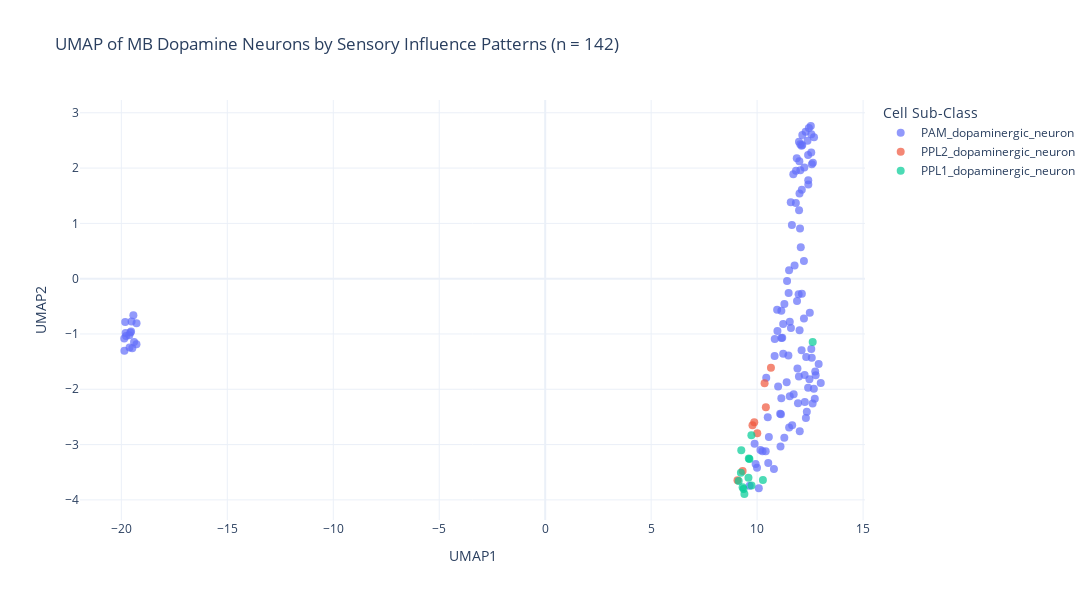
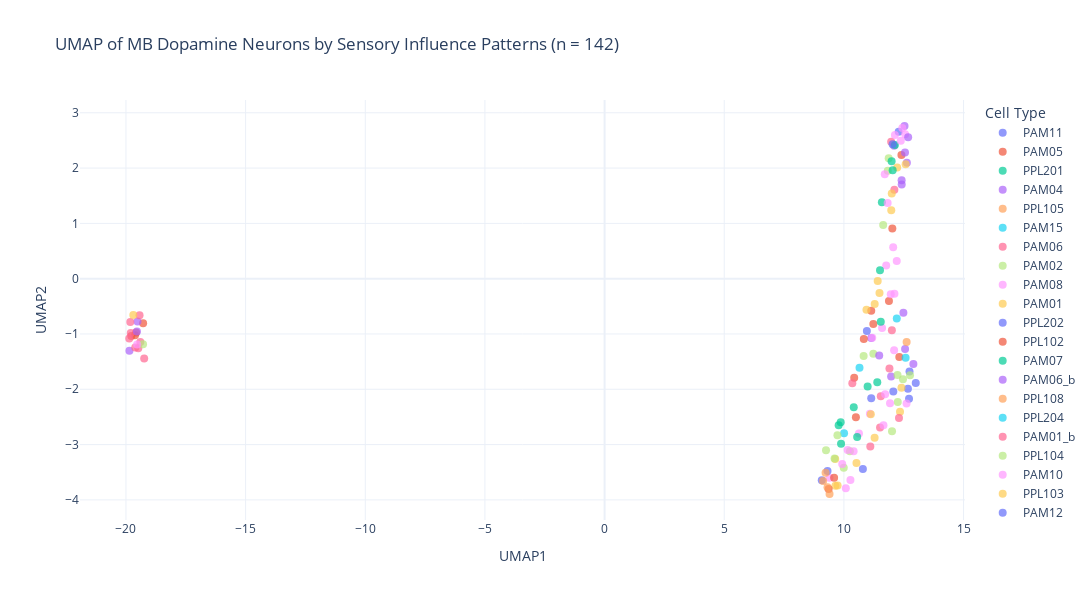

The cell these charts' notebook holds for them, in order:
### Markdown cell above
## Visualisation: UMAP of Influence Patterns

We can also visualise the influence patterns using UMAP, where each point is a dopaminergic neuron:

### Code cell
# Aggregate influence by individual neuron
all_influence_scores_n = all_influence_scores.groupby(
    ['source', 'id']
).agg({
    'Influence_score_(unsigned)': 'sum',
    'adjusted_influence': 'sum',
    'target_type': 'first',
    'target_class': 'first'
}).reset_index().rename(columns={
    'Influence_score_(unsigned)': 'influence'
})

all_influence_scores_n = all_influence_scores_n[
    all_influence_scores_n['id'].notna() & 
    all_influence_scores_n['source'].notna()
]

# Create matrix: rows = neurons, columns = sensory sub-classes
influence_matrix_umap = all_influence_scores_n.pivot(
    index='id',
    columns='source',
    values='adjusted_influence'
).fillna(0)

print(f"UMAP input matrix: {influence_matrix_umap.shape[0]} neurons x {influence_matrix_umap.shape[1]} sensory sub-classes\n")

# Run UMAP
import umap.umap_ as umap_lib

reducer = umap_lib.UMAP(n_neighbors=15, min_dist=0.1, random_state=42)
umap_result = reducer.fit_transform(influence_matrix_umap.values)

# Create data frame for plotting
umap_df = pd.DataFrame({
    'id': influence_matrix_umap.index,
    'UMAP1': umap_result[:, 0],
    'UMAP2': umap_result[:, 1]
}).merge(
    meta[['banc_746_id', 'cell_type', 'cell_sub_class', 'cell_class']].drop_duplicates(),
    left_on='id',
    right_on='banc_746_id'
)

# Plot by cell sub-class
fig = px.scatter(
    umap_df,
    x='UMAP1',
    y='UMAP2',
    color='cell_sub_class',
    title=f'UMAP of MB Dopamine Neurons by Sensory Influence Patterns (n = {len(umap_df)})',
    labels={'cell_sub_class': 'Cell Sub-Class'},
    width=1200,
    height=600,
    template='plotly_white'
)

fig.update_traces(marker=dict(size=8, opacity=0.7))
fig.write_html(f"{IMG_DIR}/{DATASET}_influence_umap_subclass.html")
fig.show()

# Plot by cell type
fig = px.scatter(
    umap_df,
    x='UMAP1',
    y='UMAP2',
    color='cell_type',
    title=f'UMAP of MB Dopamine Neurons by Sensory Influence Patterns (n = {len(umap_df)})',
    labels={'cell_type': 'Cell Type'},
    width=1200,
    height=600,
    template='plotly_white'
)

fig.update_traces(marker=dict(size=8, opacity=0.7))
fig.write_html(f"{IMG_DIR}/{DATASET}_influence_umap_type.html")
fig.show()

### Figure 1 — Plotly figure (JSON) as saved in the notebook; plotly's stock layout.template omitted (floating-point values rounded to 4 significant figures)
{"data": [{"hovertemplate": "Cell Sub-Class=PAM_dopaminergic_neuron<br>UMAP1=%{x}<br>UMAP2=%{y}<extra></extra>", "legendgroup": "PAM_dopaminergic_neuron", "marker": {"color": "#636efa", "opacity": 0.7, "size": 8, "symbol": "circle"}, "mode": "markers", "name": "PAM_dopaminergic_neuron", "orientation": "v", "showlegend": true, "type": "scatter", "x": [12.74, 12.02, 12.42, 12.58, -19.4, 11.83, 12.63, 12.11, -19.52, -19.78, 10.52, 12.23, -19.8, 11.23, 11.98, 9.994, 12.68, -19.48, 12.47, 10.99, -19.29, 10.43, 10.41, -19.57, 10.16, 12.01, -19.61, -19.62, 11.41, -19.54, 11.54, 12.1, 12.9, 11.29, 12.35, 12.25, 12.21, 10.25, 11.1, 12.56, 11.96, 12.72, 12.4, 11.77, 11.87, 12.49, 11.14, 11.39, 12.41, 12.38, 11.51, 13.0, -19.82, -19.28, 11.9, 11.83, 12.04, 10.83, 12.41, 10.96, 11.97, 11.64, 11.23, 10.55, 11.93, 12.76, 11.48, 9.646, 12.62, 11.97, 10.08, 12.1, 11.54, 11.09, 12.21, 12.29, 12.56, 12.32, 10.82, 11.51, 12.24, -19.86, 11.49, 12.0, 12.53, 12.55, -19.86, 11.18, 12.04, -19.43, 11.65, 12.13, 12.3, 12.06, 12.58, 11.14, 11.13, 11.59, 12.68, 11.72, 12.0, 10.94, 11.88, 11.28, 10.79, 11.14, 11.71, 11.99, 11.59, 12.13, 9.929, 10.5, 9.881, 12.44, 12.11], "xaxis": "x", "y": [-1.679, 0.9095, 1.705, -1.43, -1.144, 1.953, 2.095, -0.2716, -0.7743, -1.035, -3.334, 2.012, -0.9842, -1.355, 1.237, -3.419, -1.99, -1.259, -1.819, -1.952, -1.186, -1.79, -3.12, -0.9723, -3.1, -2.76, -1.243, -1.021, -0.04148, -0.9546, -2.127, -1.294, -1.543, -0.4566, -2.405, -2.231, 0.3211, -3.121, -3.035, -1.271, -0.2829, -2.17, 2.235, 0.2366, 2.176, -0.6159, -0.5786, -1.873, -1.973, 2.494, 0.1535, -1.888, -0.7853, -0.8061, -1.626, 1.368, 2.43, -1.089, 1.778, -0.9461, -1.77, 0.9715, -0.8215, -2.864, -2.251, -1.748, -1.389, -3.744, -2.257, 2.475, -3.788, 2.404, -0.7803, -2.44, -0.7191, 2.656, 2.612, -1.416, -1.398, -2.69, -1.74, -1.303, -0.2606, -0.9324, 2.761, 2.284, -1.081, -1.069, 1.961, -0.66, -2.65, 2.6, -2.519, 0.5672, 2.069, -2.163, -2.454, -0.8906, 2.557, -2.089, 1.538, -0.5638, -0.4039, -2.876, -3.44, -1.071, 1.886, 2.121, 1.38, 2.419, -3.351, -2.506, -2.986, 2.726, 1.61], "yaxis": "y"}, {"hovertemplate": "Cell Sub-Class=PPL2_dopaminergic_neuron<br>UMAP1=%{x}<br>UMAP2=%{y}<extra></extra>", "legendgroup": "PPL2_dopaminergic_neuron", "marker": {"color": "#EF553B", "opacity": 0.7, "size": 8, "symbol": "circle"}, "mode": "markers", "name": "PPL2_dopaminergic_neuron", "orientation": "v", "showlegend": true, "type": "scatter", "x": [9.781, 9.315, 10.41, 9.865, 10.65, 10.01, 10.35, 9.074], "xaxis": "x", "y": [-2.651, -3.479, -2.324, -2.596, -1.611, -2.795, -1.893, -3.644], "yaxis": "y"}, {"hovertemplate": "Cell Sub-Class=PPL1_dopaminergic_neuron<br>UMAP1=%{x}<br>UMAP2=%{y}<extra></extra>", "legendgroup": "PPL1_dopaminergic_neuron", "marker": {"color": "#00cc96", "opacity": 0.7, "size": 8, "symbol": "circle"}, "mode": "markers", "name": "PPL1_dopaminergic_neuron", "orientation": "v", "showlegend": true, "type": "scatter", "x": [12.62, 9.591, 9.361, 9.315, 9.73, 9.637, 9.234, 9.131, 9.252, 10.27, 9.608, 9.737, 9.4], "xaxis": "x", "y": [-1.144, -3.599, -3.804, -3.773, -2.832, -3.261, -3.511, -3.657, -3.102, -3.638, -3.253, -3.739, -3.894], "yaxis": "y"}], "layout": {"height": 600, "legend": {"title": {"text": "Cell Sub-Class"}, "tracegroupgap": 0}, "title": {"text": "UMAP of MB Dopamine Neurons by Sensory Influence Patterns (n = 142)"}, "width": 1200, "xaxis": {"anchor": "y", "domain": [0, 1], "title": {"text": "UMAP1"}}, "yaxis": {"anchor": "x", "domain": [0, 1], "title": {"text": "UMAP2"}}}}

### Figure 2 — Plotly figure (JSON) as saved in the notebook; plotly's stock layout.template omitted (floating-point values rounded to 4 significant figures)
{"data": [{"hovertemplate": "Cell Type=PAM11<br>UMAP1=%{x}<br>UMAP2=%{y}<extra></extra>", "legendgroup": "PAM11", "marker": {"color": "#636efa", "opacity": 0.7, "size": 8, "symbol": "circle"}, "mode": "markers", "name": "PAM11", "orientation": "v", "showlegend": true, "type": "scatter", "x": [12.74, 12.68, 12.72, 13.0, 12.29, 10.79], "xaxis": "x", "y": [-1.679, -1.99, -2.17, -1.888, 2.656, -3.44], "yaxis": "y"}, {"hovertemplate": "Cell Type=PAM05<br>UMAP1=%{x}<br>UMAP2=%{y}<extra></extra>", "legendgroup": "PAM05", "marker": {"color": "#EF553B", "opacity": 0.7, "size": 8, "symbol": "circle"}, "mode": "markers", "name": "PAM05", "orientation": "v", "showlegend": true, "type": "scatter", "x": [12.02, -19.78, 10.43, -19.57, -19.62, 12.4, 11.14, -19.28, 11.23, 12.32, 11.88, 10.5], "xaxis": "x", "y": [0.9095, -1.035, -1.79, -0.9723, -1.021, 2.235, -0.5786, -0.8061, -0.8215, -1.416, -0.4039, -2.506], "yaxis": "y"}, {"hovertemplate": "Cell Type=PPL201<br>UMAP1=%{x}<br>UMAP2=%{y}<extra></extra>", "legendgroup": "PPL201", "marker": {"color": "#00cc96", "opacity": 0.7, "size": 8, "symbol": "circle"}, "mode": "markers", "name": "PPL201", "orientation": "v", "showlegend": true, "type": "scatter", "x": [9.781, 10.41, 9.865], "xaxis": "x", "y": [-2.651, -2.324, -2.596], "yaxis": "y"}, {"hovertemplate": "Cell Type=PAM04<br>UMAP1=%{x}<br>UMAP2=%{y}<extra></extra>", "legendgroup": "PAM04", "marker": {"color": "#ab63fa", "opacity": 0.7, "size": 8, "symbol": "circle"}, "mode": "markers", "name": "PAM04", "orientation": "v", "showlegend": true, "type": "scatter", "x": [12.42, 12.63, -19.52, 12.9, 12.56, 12.49, 12.41, 11.97, 12.1, -19.86, 12.53, 12.55, 11.14], "xaxis": "x", "y": [1.705, 2.095, -0.7743, -1.543, -1.271, -0.6159, 1.778, -1.77, 2.404, -1.303, 2.761, 2.284, -1.071], "yaxis": "y"}, {"hovertemplate": "Cell Type=PPL105<br>UMAP1=%{x}<br>UMAP2=%{y}<extra></extra>", "legendgroup": "PPL105", "marker": {"color": "#FFA15A", "opacity": 0.7, "size": 8, "symbol": "circle"}, "mode": "markers", "name": "PPL105", "orientation": "v", "showlegend": true, "type": "scatter", "x": [12.62], "xaxis": "x", "y": [-1.144], "yaxis": "y"}, {"hovertemplate": "Cell Type=PAM15<br>UMAP1=%{x}<br>UMAP2=%{y}<extra></extra>", "legendgroup": "PAM15", "marker": {"color": "#19d3f3", "opacity": 0.7, "size": 8, "symbol": "circle"}, "mode": "markers", "name": "PAM15", "orientation": "v", "showlegend": true, "type": "scatter", "x": [12.58], "xaxis": "x", "y": [-1.43], "yaxis": "y"}, {"hovertemplate": "Cell Type=PAM06<br>UMAP1=%{x}<br>UMAP2=%{y}<extra></extra>", "legendgroup": "PAM06", "marker": {"color": "#FF6692", "opacity": 0.7, "size": 8, "symbol": "circle"}, "mode": "markers", "name": "PAM06", "orientation": "v", "showlegend": true, "type": "scatter", "x": [-19.4, -19.8, -19.48, -19.61, 11.54, -19.82, 11.9, 11.97, 11.51, 12.0, -19.86, -19.43, -19.24, 12.11], "xaxis": "x", "y": [-1.144, -0.9842, -1.259, -1.243, -2.127, -0.7853, -1.626, 2.475, -2.69, -0.9324, -1.081, -0.66, -1.443, 1.61], "yaxis": "y"}, {"hovertemplate": "Cell Type=PAM02<br>UMAP1=%{x}<br>UMAP2=%{y}<extra></extra>", "legendgroup": "PAM02", "marker": {"color": "#B6E880", "opacity": 0.7, "size": 8, "symbol": "circle"}, "mode": "markers", "name": "PAM02", "orientation": "v", "showlegend": true, "type": "scatter", "x": [11.83, 11.23, 9.994, 12.47, -19.29, 12.01, 12.25, 10.25, 11.87, 11.64, 12.76, 10.82, 12.24], "xaxis": "x", "y": [1.953, -1.355, -3.419, -1.819, -1.186, -2.76, -2.231, -3.121, 2.176, 0.9715, -1.748, -1.398, -1.74], "yaxis": "y"}, {"hovertemplate": "Cell Type=PAM08<br>UMAP1=%{x}<br>UMAP2=%{y}<extra></extra>", "legendgroup": "PAM08", "marker": {"color": "#FF97FF", "opacity": 0.7, "size": 8, "symbol": "circle"}, "mode": "markers", "name": "PAM08", "orientation": "v", "showlegend": true, "type": "scatter", "x": [12.11, -19.53, 10.41, 10.16, 12.1, 12.21, 10.63, 11.96, 11.77, 12.62, 10.08, 9.396, 11.18, 11.65, 11.59, 11.71, 9.929], "xaxis": "x", "y": [-0.2716, -1.19, -3.12, -3.1, -1.294, 0.3211, -2.801, -0.2829, 0.2366, -2.257, -3.788, -3.598, -1.069, -2.65, -0.8906, 1.886, -3.351], "yaxis": "y"}, {"hovertemplate": "Cell Type=PAM01<br>UMAP1=%{x}<br>UMAP2=%{y}<extra></extra>", "legendgroup": "PAM01", "marker": {"color": "#FECB52", "opacity": 0.7, "size": 8, "symbol": "circle"}, "mode": "markers", "name": "PAM01", "orientation": "v", "showlegend": true, "type": "scatter", "x": [10.52, 12.23, 11.98, 11.41, 11.29, 12.35, -19.69, 12.41, 9.646, 11.49, 12.58, 12.0], "xaxis": "x", "y": [-3.334, 2.012, 1.237, -0.04148, -0.4566, -2.405, -0.6578, -1.973, -3.744, -0.2606, 2.069, 1.538], "yaxis": "y"}, {"hovertemplate": "Cell Type=PPL202<br>UMAP1=%{x}<br>UMAP2=%{y}<extra></extra>", "legendgroup": "PPL202", "marker": {"color": "#636efa", "opacity": 0.7, "size": 8, "symbol": "circle"}, "mode": "markers", "name": "PPL202", "orientation": "v", "showlegend": true, "type": "scatter", "x": [9.315, 9.074], "xaxis": "x", "y": [-3.479, -3.644], "yaxis": "y"}, {"hovertemplate": "Cell Type=PPL102<br>UMAP1=%{x}<br>UMAP2=%{y}<extra></extra>", "legendgroup": "PPL102", "marker": {"color": "#EF553B", "opacity": 0.7, "size": 8, "symbol": "circle"}, "mode": "markers", "name": "PPL102", "orientation": "v", "showlegend": true, "type": "scatter", "x": [9.591, 9.361], "xaxis": "x", "y": [-3.599, -3.804], "yaxis": "y"}, {"hovertemplate": "Cell Type=PAM07<br>UMAP1=%{x}<br>UMAP2=%{y}<extra></extra>", "legendgroup": "PAM07", "marker": {"color": "#00cc96", "opacity": 0.7, "size": 8, "symbol": "circle"}, "mode": "markers", "name": "PAM07", "orientation": "v", "showlegend": true, "type": "scatter", "x": [10.99, 11.39, 11.51, 11.54, 12.04, 11.59, 12.13], "xaxis": "x", "y": [-1.952, -1.873, 0.1535, -0.7803, 1.961, 1.38, 2.419], "yaxis": "y"}, {"hovertemplate": "Cell Type=PAM06_b<br>UMAP1=%{x}<br>UMAP2=%{y}<extra></extra>", "legendgroup": "PAM06_b", "marker": {"color": "#ab63fa", "opacity": 0.7, "size": 8, "symbol": "circle"}, "mode": "markers", "name": "PAM06_b", "orientation": "v", "showlegend": true, "type": "scatter", "x": [-19.54], "xaxis": "x", "y": [-0.9546], "yaxis": "y"}, {"hovertemplate": "Cell Type=PPL108<br>UMAP1=%{x}<br>UMAP2=%{y}<extra></extra>", "legendgroup": "PPL108", "marker": {"color": "#FFA15A", "opacity": 0.7, "size": 8, "symbol": "circle"}, "mode": "markers", "name": "PPL108", "orientation": "v", "showlegend": true, "type": "scatter", "x": [9.315, 9.234], "xaxis": "x", "y": [-3.773, -3.511], "yaxis": "y"}, {"hovertemplate": "Cell Type=PPL204<br>UMAP1=%{x}<br>UMAP2=%{y}<extra></extra>", "legendgroup": "PPL204", "marker": {"color": "#19d3f3", "opacity": 0.7, "size": 8, "symbol": "circle"}, "mode": "markers", "name": "PPL204", "orientation": "v", "showlegend": true, "type": "scatter", "x": [10.65, 10.01], "xaxis": "x", "y": [-1.611, -2.795], "yaxis": "y"}, {"hovertemplate": "Cell Type=PAM01_b<br>UMAP1=%{x}<br>UMAP2=%{y}<extra></extra>", "legendgroup": "PAM01_b", "marker": {"color": "#FF6692", "opacity": 0.7, "size": 8, "symbol": "circle"}, "mode": "markers", "name": "PAM01_b", "orientation": "v", "showlegend": true, "type": "scatter", "x": [11.1, 12.3], "xaxis": "x", "y": [-3.035, -2.519], "yaxis": "y"}, {"hovertemplate": "Cell Type=PPL104<br>UMAP1=%{x}<br>UMAP2=%{y}<extra></extra>", "legendgroup": "PPL104", "marker": {"color": "#B6E880", "opacity": 0.7, "size": 8, "symbol": "circle"}, "mode": "markers", "name": "PPL104", "orientation": "v", "showlegend": true, "type": "scatter", "x": [9.73], "xaxis": "x", "y": [-2.832], "yaxis": "y"}, {"hovertemplate": "Cell Type=PAM10<br>UMAP1=%{x}<br>UMAP2=%{y}<extra></extra>", "legendgroup": "PAM10", "marker": {"color": "#FF97FF", "opacity": 0.7, "size": 8, "symbol": "circle"}, "mode": "markers", "name": "PAM10", "orientation": "v", "showlegend": true, "type": "scatter", "x": [12.38, 11.83, 11.93, 11.09, 12.56, 12.13, 12.06, 11.72, 12.44], "xaxis": "x", "y": [2.494, 1.368, -2.251, -2.44, 2.612, 2.6, 0.5672, -2.089, 2.726], "yaxis": "y"}, {"hovertemplate": "Cell Type=PPL103<br>UMAP1=%{x}<br>UMAP2=%{y}<extra></extra>", "legendgroup": "PPL103", "marker": {"color": "#FECB52", "opacity": 0.7, "size": 8, "symbol": "circle"}, "mode": "markers", "name": "PPL103", "orientation": "v", "showlegend": true, "type": "scatter", "x": [9.637, 9.737], "xaxis": "x", "y": [-3.261, -3.739], "yaxis": "y"}, {"hovertemplate": "Cell Type=PAM12<br>UMAP1=%{x}<br>UMAP2=%{y}<extra></extra>", "legendgroup": "PAM12", "marker": {"color": "#636efa", "opacity": 0.7, "size": 8, "symbol": "circle"}, "mode": "markers", "name": "PAM12", "orientation": "v", "showlegend": true, "type": "scatter", "x": [12.04, 10.96, 11.14], "xaxis": "x", "y": [2.43, -0.9461, -2.163], "yaxis": "y"}, {"hovertemplate": "Cell Type=PAM15_b<br>UMAP1=%{x}<br>UMAP2=%{y}<extra></extra>", "legendgroup": "PAM15_b", "marker": {"color": "#EF553B", "opacity": 0.7, "size": 8, "symbol": "circle"}, "mode": "markers", "name": "PAM15_b", "orientation": "v", "showlegend": true, "type": "scatter", "x": [10.83], "xaxis": "x", "y": [-1.089], "yaxis": "y"}, {"hovertemplate": "Cell Type=PAM08_e<br>UMAP1=%{x}<br>UMAP2=%{y}<extra></extra>", "legendgroup": "PAM08_e", "marker": {"color": "#00cc96", "opacity": 0.7, "size": 8, "symbol": "circle"}, "mode": "markers", "name": "PAM08_e", "orientation": "v", "showlegend": true, "type": "scatter", "x": [10.55, 11.99, 9.881], "xaxis": "x", "y": [-2.864, 2.121, -2.986], "yaxis": "y"}, {"hovertemplate": "Cell Type=PAM09<br>UMAP1=%{x}<br>UMAP2=%{y}<extra></extra>", "legendgroup": "PAM09", "marker": {"color": "#ab63fa", "opacity": 0.7, "size": 8, "symbol": "circle"}, "mode": "markers", "name": "PAM09", "orientation": "v", "showlegend": true, "type": "scatter", "x": [11.48, 12.68], "xaxis": "x", "y": [-1.389, 2.557], "yaxis": "y"}, {"hovertemplate": "Cell Type=PPL101<br>UMAP1=%{x}<br>UMAP2=%{y}<extra></extra>", "legendgroup": "PPL101", "marker": {"color": "#FFA15A", "opacity": 0.7, "size": 8, "symbol": "circle"}, "mode": "markers", "name": "PPL101", "orientation": "v", "showlegend": true, "type": "scatter", "x": [9.131, 9.4], "xaxis": "x", "y": [-3.657, -3.894], "yaxis": "y"}, {"hovertemplate": "Cell Type=PAM08_b<br>UMAP1=%{x}<br>UMAP2=%{y}<extra></extra>", "legendgroup": "PAM08_b", "marker": {"color": "#19d3f3", "opacity": 0.7, "size": 8, "symbol": "circle"}, "mode": "markers", "name": "PAM08_b", "orientation": "v", "showlegend": true, "type": "scatter", "x": [12.21], "xaxis": "x", "y": [-0.7191], "yaxis": "y"}, {"hovertemplate": "Cell Type=PPL203<br>UMAP1=%{x}<br>UMAP2=%{y}<extra></extra>", "legendgroup": "PPL203", "marker": {"color": "#FF6692", "opacity": 0.7, "size": 8, "symbol": "circle"}, "mode": "markers", "name": "PPL203", "orientation": "v", "showlegend": true, "type": "scatter", "x": [10.35], "xaxis": "x", "y": [-1.893], "yaxis": "y"}, {"hovertemplate": "Cell Type=PPL107<br>UMAP1=%{x}<br>UMAP2=%{y}<extra></extra>", "legendgroup": "PPL107", "marker": {"color": "#B6E880", "opacity": 0.7, "size": 8, "symbol": "circle"}, "mode": "markers", "name": "PPL107", "orientation": "v", "showlegend": true, "type": "scatter", "x": [9.252, 9.608], "xaxis": "x", "y": [-3.102, -3.253], "yaxis": "y"}, {"hovertemplate": "Cell Type=PPL106<br>UMAP1=%{x}<br>UMAP2=%{y}<extra></extra>", "legendgroup": "PPL106", "marker": {"color": "#FF97FF", "opacity": 0.7, "size": 8, "symbol": "circle"}, "mode": "markers", "name": "PPL106", "orientation": "v", "showlegend": true, "type": "scatter", "x": [10.27], "xaxis": "x", "y": [-3.638], "yaxis": "y"}, {"hovertemplate": "Cell Type=PAM13<br>UMAP1=%{x}<br>UMAP2=%{y}<extra></extra>", "legendgroup": "PAM13", "marker": {"color": "#FECB52", "opacity": 0.7, "size": 8, "symbol": "circle"}, "mode": "markers", "name": "PAM13", "orientation": "v", "showlegend": true, "type": "scatter", "x": [11.13, 10.94, 11.28], "xaxis": "x", "y": [-2.454, -0.5638, -2.876], "yaxis": "y"}, {"hovertemplate": "Cell Type=PAM08_c<br>UMAP1=%{x}<br>UMAP2=%{y}<extra></extra>", "legendgroup": "PAM08_c", "marker": {"color": "#636efa", "opacity": 0.7, "size": 8, "symbol": "circle"}, "mode": "markers", "name": "PAM08_c", "orientation": "v", "showlegend": true, "type": "scatter", "x": [12.06], "xaxis": "x", "y": [-2.04], "yaxis": "y"}], "layout": {"height": 600, "legend": {"title": {"text": "Cell Type"}, "tracegroupgap": 0}, "title": {"text": "UMAP of MB Dopamine Neurons by Sensory Influence Patterns (n = 142)"}, "width": 1200, "xaxis": {"anchor": "y", "domain": [0, 1], "title": {"text": "UMAP1"}}, "yaxis": {"anchor": "x", "domain": [0, 1], "title": {"text": "UMAP2"}}}}
